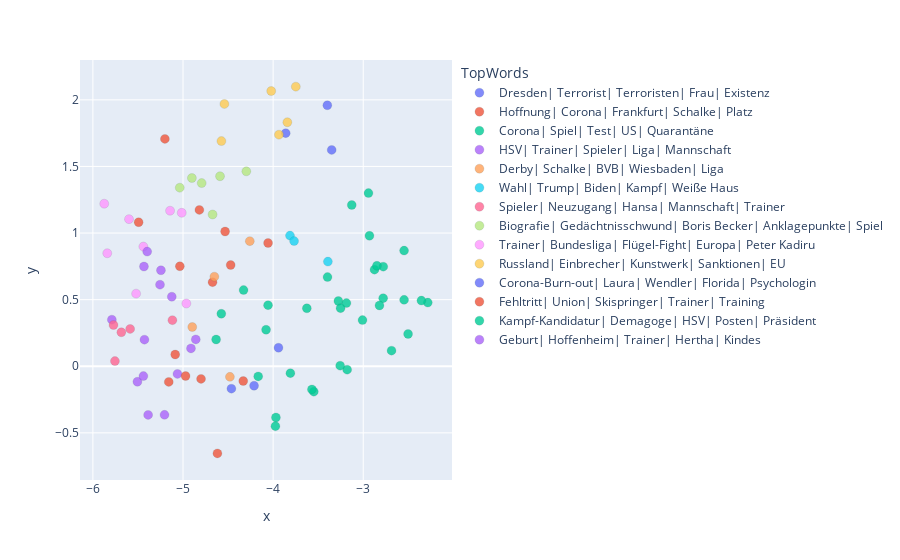

The cell this chart's notebook holds for it:
### Code cell
results=pd.merge(docs_df_b,cluster_labels_google_b.reset_index(),left_on="topic_number",right_on = "Topic")
fig = px.scatter(results, x="x", y="y", hover_name="headline", hover_data=["created_at","TopWords","topic_number"], color="TopWords", opacity=0.8)

fig.update_traces(marker=dict(size=9,
                              line=dict(width=0.15,
                                        color='DarkSlateGrey')),
                  selector=dict(mode='markers'))
fig["layout"].pop("updatemenus")

fig.update_layout(height=1000)
fig.show()

### Figure 1 — Plotly figure (JSON) as saved in the notebook; plotly's stock layout.template omitted (floating-point values rounded to 4 significant figures)
{"data": [{"customdata": [["2020-10-22", "Dresden| Terrorist| Terroristen| Frau| Existenz", 5], ["2020-10-22", "Dresden| Terrorist| Terroristen| Frau| Existenz", 5], ["2020-10-22", "Dresden| Terrorist| Terroristen| Frau| Existenz", 5]], "hovertemplate": "<b>%{hovertext}</b><br><br>TopWords=%{customdata[1]}<br>x=%{x}<br>y=%{y}<br>created_at=%{customdata[0]}<br>topic_number=%{customdata[2]}<extra></extra>", "hovertext": ["Schluss mit Schutzvon Terroristen!", "ISIS-Terrorist wollte Christen „schlachten“ und „Zunge abschneiden“", "Arm durch Pflege!"], "legendgroup": "Dresden| Terrorist| Terroristen| Frau| Existenz", "marker": {"color": "#636efa", "line": {"color": "DarkSlateGrey", "width": 0.15}, "opacity": 0.8, "size": 9, "symbol": "circle"}, "mode": "markers", "name": "Dresden| Terrorist| Terroristen| Frau| Existenz", "orientation": "v", "showlegend": true, "type": "scatter", "x": [-3.398, -3.86, -3.35], "xaxis": "x", "y": [1.959, 1.75, 1.624], "yaxis": "y"}, {"customdata": [["2020-10-22", "Hoffnung| Corona| Frankfurt| Schalke| Platz", -1], ["2020-10-22", "Hoffnung| Corona| Frankfurt| Schalke| Platz", -1], ["2020-10-22", "Hoffnung| Corona| Frankfurt| Schalke| Platz", -1], ["2020-10-22", "Hoffnung| Corona| Frankfurt| Schalke| Platz", -1], ["2020-10-22", "Hoffnung| Corona| Frankfurt| Schalke| Platz", -1], ["2020-10-22", "Hoffnung| Corona| Frankfurt| Schalke| Platz", -1], ["2020-10-22", "Hoffnung| Corona| Frankfurt| Schalke| Platz", -1], ["2020-10-22", "Hoffnung| Corona| Frankfurt| Schalke| Platz", -1], ["2020-10-22", "Hoffnung| Corona| Frankfurt| Schalke| Platz", -1], ["2020-10-22", "Hoffnung| Corona| Frankfurt| Schalke| Platz", -1], ["2020-10-22", "Hoffnung| Corona| Frankfurt| Schalke| Platz", -1]], "hovertemplate": "<b>%{hovertext}</b><br><br>TopWords=%{customdata[1]}<br>x=%{x}<br>y=%{y}<br>created_at=%{customdata[0]}<br>topic_number=%{customdata[2]}<extra></extra>", "hovertext": ["„Wir haben die Ultra-Botschaft verstanden!“", "Fan-Entscheidung kurz vorm Anpfiff?", "Waldhof krallt sich  neuen Brustsponsor", "Sportwetten abDezember bei BildBet", "So heiß sieht das neue Rebstockbad aus", "Eine Liebe ist schon verpufft!", "Negativzins-Wahnsinnbreitet sich weiter aus", "Maina ist zurück auf dem Platz", "Lieber Chaos-Flughafern Berlin,", "Angeklagte legen Geständnis ab", "PELÉ 80!"], "legendgroup": "Hoffnung| Corona| Frankfurt| Schalke| Platz", "marker": {"color": "#EF553B", "line": {"color": "DarkSlateGrey", "width": 0.15}, "opacity": 0.8, "size": 9, "symbol": "circle"}, "mode": "markers", "name": "Hoffnung| Corona| Frankfurt| Schalke| Platz", "orientation": "v", "showlegend": true, "type": "scatter", "visible": true, "x": [-5.492, -4.618, -4.471, -4.533, -5.035, -4.672, -4.818, -4.8, -4.331, -4.056, -5.201], "xaxis": "x", "y": [1.081, -0.6541, 0.7598, 1.012, 0.7505, 0.6312, 1.174, -0.09481, -0.111, 0.9253, 1.707], "yaxis": "y"}, {"customdata": [["2020-10-22", "Corona| Spiel| Test| US| Quarantäne", 3], ["2020-10-22", "Corona| Spiel| Test| US| Quarantäne", 3], ["2020-10-22", "Corona| Spiel| Test| US| Quarantäne", 3], ["2020-10-22", "Corona| Spiel| Test| US| Quarantäne", 3], ["2020-10-22", "Corona| Spiel| Test| US| Quarantäne", 3], ["2020-10-22", "Corona| Spiel| Test| US| Quarantäne", 3], ["2020-10-23", "Corona| Spiel| Test| US| Quarantäne", 3], ["2020-10-22", "Corona| Spiel| Test| US| Quarantäne", 3], ["2020-10-22", "Corona| Spiel| Test| US| Quarantäne", 3], ["2020-10-22", "Corona| Spiel| Test| US| Quarantäne", 3], ["2020-10-22", "Corona| Spiel| Test| US| Quarantäne", 3], ["2020-10-23", "Corona| Spiel| Test| US| Quarantäne", 3], ["2020-10-22", "Corona| Spiel| Test| US| Quarantäne", 3], ["2020-10-22", "Corona| Spiel| Test| US| Quarantäne", 3], ["2020-10-22", "Corona| Spiel| Test| US| Quarantäne", 3], ["2020-10-22", "Corona| Spiel| Test| US| Quarantäne", 3], ["2020-10-22", "Corona| Spiel| Test| US| Quarantäne", 3], ["2020-10-22", "Corona| Spiel| Test| US| Quarantäne", 3], ["2020-10-22", "Corona| Spiel| Test| US| Quarantäne", 3], ["2020-10-22", "Corona| Spiel| Test| US| Quarantäne", 3], ["2020-10-22", "Corona| Spiel| Test| US| Quarantäne", 3], ["2020-10-22", "Corona| Spiel| Test| US| Quarantäne", 3], ["2020-10-22", "Corona| Spiel| Test| US| Quarantäne", 3], ["2020-10-22", "Corona| Spiel| Test| US| Quarantäne", 3], ["2020-10-22", "Corona| Spiel| Test| US| Quarantäne", 3], ["2020-10-22", "Corona| Spiel| Test| US| Quarantäne", 3], ["2020-10-22", "Corona| Spiel| Test| US| Quarantäne", 3], ["2020-10-22", "Corona| Spiel| Test| US| Quarantäne", 3], ["2020-10-22", "Corona| Spiel| Test| US| Quarantäne", 3], ["2020-10-22", "Corona| Spiel| Test| US| Quarantäne", 3]], "hovertemplate": "<b>%{hovertext}</b><br><br>TopWords=%{customdata[1]}<br>x=%{x}<br>y=%{y}<br>created_at=%{customdata[0]}<br>topic_number=%{customdata[2]}<extra></extra>", "hovertext": ["Staatsanwalt rechtfertigt das Schlagen von Kindern", "Modell sagt 26 000 Neuinfektionen am Tag voraus", "SCHRÖDER spricht wiedervon GEHALTSVERZICHT", "Belgiens Außenministerin auf Intensivstation!", "Behrens vor Trainings-Comeback", "Erneut positiver Corona-Test bei Ronaldo", "Pharma-Chef kündigt wirksame Impfstoffe an", "Corona heute weniger tödlich als im März?", "Werder ohne Augustinssongegen Hoffenheim", "Haie brauchen1 Million Euro", "Das Chaos-Protokoll der Absage", "CDU-Spitze will mehrere kleine Parteitage gleichzeitig", "Terroristen endlichsofort abschieben!", "Der Uefa fehlen 470 Mio Euro", "Kommt der Corona-Impfstoff noch dieses Jahr?", "Lauterbach unterstützt Drostens Ü50-Plan", "Zweiter Corona-Fall beim FC Bayern", "Anfang hilft 1. Spiel ohne Zuschauer", "So sehen Sie Stuttgart gegen Köln live im TV", "So geht es bei Corona-Werder jetzt weiter", "Corona-Alarm beim Thai-König!", "„Masken anzuzweifeln ist gefährlicher Unsinn“", "2. Gnabry-Test negativ!", "Wo stecken wir uns hauptsächlich mit Corona an?", "Dramatischer Appell von Ministerpräsident Hans", "US-Arzneimittelbehörde lässt Remdesivir gegen Covid-19 zu", "Darf man das Umgangsrecht des Kindes verweigern?", "Das traurige Schicksal deutscher Drogensüchtiger", "Wie gut warnte die Warn-App Spahns Kontakte?", "Maskenpflicht im Unterricht ab Montag!"], "legendgroup": "Corona| Spiel| Test| US| Quarantäne", "marker": {"color": "#00cc96", "line": {"color": "DarkSlateGrey", "width": 0.15}, "opacity": 0.8, "size": 9, "symbol": "circle"}, "mode": "markers", "name": "Corona| Spiel| Test| US| Quarantäne", "orientation": "v", "showlegend": true, "type": "scatter", "x": [-3.969, -2.284, -3.974, -2.778, -3.808, -3.276, -3.008, -2.686, -4.328, -3.548, -3.178, -2.779, -3.127, -3.569, -2.502, -2.355, -3.186, -4.632, -4.078, -3.626, -2.931, -2.942, -3.396, -2.547, -2.875, -2.546, -3.256, -3.251, -2.82, -2.848], "xaxis": "x", "y": [-0.3846, 0.4779, -0.4499, 0.7476, -0.05179, 0.4901, 0.3463, 0.1173, 0.572, -0.1907, -0.02573, 0.5113, 1.211, -0.1741, 0.2425, 0.4931, 0.4742, 0.2009, 0.2742, 0.4351, 0.9794, 1.3, 0.6695, 0.8682, 0.7253, 0.4986, 0.004334, 0.436, 0.4564, 0.7541], "yaxis": "y"}, {"customdata": [["2020-10-22", "HSV| Trainer| Spieler| Liga| Mannschaft", 10], ["2020-10-22", "HSV| Trainer| Spieler| Liga| Mannschaft", 10], ["2020-10-22", "HSV| Trainer| Spieler| Liga| Mannschaft", 10], ["2020-10-22", "HSV| Trainer| Spieler| Liga| Mannschaft", 10], ["2020-10-22", "HSV| Trainer| Spieler| Liga| Mannschaft", 10], ["2020-10-22", "HSV| Trainer| Spieler| Liga| Mannschaft", 10], ["2020-10-22", "HSV| Trainer| Spieler| Liga| Mannschaft", 10], ["2020-10-22", "HSV| Trainer| Spieler| Liga| Mannschaft", 10], ["2020-10-22", "HSV| Trainer| Spieler| Liga| Mannschaft", 10], ["2020-10-22", "HSV| Trainer| Spieler| Liga| Mannschaft", 10], ["2020-10-23", "HSV| Trainer| Spieler| Liga| Mannschaft", 10]], "hovertemplate": "<b>%{hovertext}</b><br><br>TopWords=%{customdata[1]}<br>x=%{x}<br>y=%{y}<br>created_at=%{customdata[0]}<br>topic_number=%{customdata[2]}<extra></extra>", "hovertext": ["Erwischt! Kobel und Endo wieder voll dabei", "Trainer-Lob für Vollgas-Wood", "Kann Thioune es besser als Hecking?", "Weinkauf hat Aufstiegs-Trauma abgehakt", "Hollerbach wünscht sich ein schönes 3:3", "Über die Wölfe zu Löw", "Hofmann spielt sich bei Jogi fest", "Note 2 für fünf Hoffenheimer!", "Rösler wehrt sich gegen Kritik an Talenten!", "Heidi bald HeiDA!", "Keiner wollte zu Mark Forster"], "legendgroup": "HSV| Trainer| Spieler| Liga| Mannschaft", "marker": {"color": "#ab63fa", "line": {"color": "DarkSlateGrey", "width": 0.15}, "opacity": 0.8, "size": 9, "symbol": "circle"}, "mode": "markers", "name": "HSV| Trainer| Spieler| Liga| Mannschaft", "orientation": "v", "showlegend": true, "type": "scatter", "x": [-5.789, -5.387, -5.506, -5.205, -5.428, -5.433, -5.255, -5.124, -5.061, -4.858, -4.911], "xaxis": "x", "y": [0.3497, -0.3651, -0.1164, -0.3646, 0.1996, 0.7486, 0.6124, 0.5221, -0.05757, 0.2014, 0.1342], "yaxis": "y"}, {"customdata": [["2020-10-22", "Derby| Schalke| BVB| Wiesbaden| Liga", 2], ["2020-10-22", "Derby| Schalke| BVB| Wiesbaden| Liga", 2], ["2020-10-22", "Derby| Schalke| BVB| Wiesbaden| Liga", 2], ["2020-10-22", "Derby| Schalke| BVB| Wiesbaden| Liga", 2]], "hovertemplate": "<b>%{hovertext}</b><br><br>TopWords=%{customdata[1]}<br>x=%{x}<br>y=%{y}<br>created_at=%{customdata[0]}<br>topic_number=%{customdata[2]}<extra></extra>", "hovertext": ["Ernst ist HoßmangsHoffnungsträger", "Wichtig, im  Derby „mit der richtigen Härte zu agieren“", "Keller verzichtet, Koch und Peters kandidieren", "Favre eiert vorm Derby rum"], "legendgroup": "Derby| Schalke| BVB| Wiesbaden| Liga", "marker": {"color": "#FFA15A", "line": {"color": "DarkSlateGrey", "width": 0.15}, "opacity": 0.8, "size": 9, "symbol": "circle"}, "mode": "markers", "name": "Derby| Schalke| BVB| Wiesbaden| Liga", "orientation": "v", "showlegend": true, "type": "scatter", "x": [-4.652, -4.479, -4.259, -4.897], "xaxis": "x", "y": [0.6727, -0.07953, 0.9392, 0.2946], "yaxis": "y"}, {"customdata": [["2020-10-23", "Wahl| Trump| Biden| Kampf| Weiße Haus", 0], ["2020-10-22", "Wahl| Trump| Biden| Kampf| Weiße Haus", 0], ["2020-10-22", "Wahl| Trump| Biden| Kampf| Weiße Haus", 0]], "hovertemplate": "<b>%{hovertext}</b><br><br>TopWords=%{customdata[1]}<br>x=%{x}<br>y=%{y}<br>created_at=%{customdata[0]}<br>topic_number=%{customdata[2]}<extra></extra>", "hovertext": ["Trump und Biden fetzen sich ums Weiße Haus", "Die letzte Rede-Schlacht vor der wichtigsten Wahl der Welt", "USA steuern auf höchste Wahlbeteiligung seit über Hundert Jahren zu"], "legendgroup": "Wahl| Trump| Biden| Kampf| Weiße Haus", "marker": {"color": "#19d3f3", "line": {"color": "DarkSlateGrey", "width": 0.15}, "opacity": 0.8, "size": 9, "symbol": "circle"}, "mode": "markers", "name": "Wahl| Trump| Biden| Kampf| Weiße Haus", "orientation": "v", "showlegend": true, "type": "scatter", "x": [-3.392, -3.813, -3.767], "xaxis": "x", "y": [0.7856, 0.9811, 0.9399], "yaxis": "y"}, {"customdata": [["2020-10-22", "Spieler| Neuzugang| Hansa| Mannschaft| Trainer", 11], ["2020-10-22", "Spieler| Neuzugang| Hansa| Mannschaft| Trainer", 11], ["2020-10-22", "Spieler| Neuzugang| Hansa| Mannschaft| Trainer", 11], ["2020-10-22", "Spieler| Neuzugang| Hansa| Mannschaft| Trainer", 11], ["2020-10-22", "Spieler| Neuzugang| Hansa| Mannschaft| Trainer", 11]], "hovertemplate": "<b>%{hovertext}</b><br><br>TopWords=%{customdata[1]}<br>x=%{x}<br>y=%{y}<br>created_at=%{customdata[0]}<br>topic_number=%{customdata[2]}<extra></extra>", "hovertext": ["Darum passt Litkaso gut zu Hansa", "Miamis Play-off-Chance heißtTua Tagovailoa", "Halles linkes Ding", "Lohkemper dreht voll auf!", "Lange ist Jenas Kompaniechef"], "legendgroup": "Spieler| Neuzugang| Hansa| Mannschaft| Trainer", "marker": {"color": "#FF6692", "line": {"color": "DarkSlateGrey", "width": 0.15}, "opacity": 0.8, "size": 9, "symbol": "circle"}, "mode": "markers", "name": "Spieler| Neuzugang| Hansa| Mannschaft| Trainer", "orientation": "v", "showlegend": true, "type": "scatter", "x": [-5.755, -5.118, -5.771, -5.587, -5.684], "xaxis": "x", "y": [0.03889, 0.3459, 0.3094, 0.2801, 0.255], "yaxis": "y"}, {"customdata": [["2020-10-22", "Biografie| Gedächtnisschwund| Boris Becker| Anklagepunkte| Spiel", 7], ["2020-10-22", "Biografie| Gedächtnisschwund| Boris Becker| Anklagepunkte| Spiel", 7], ["2020-10-22", "Biografie| Gedächtnisschwund| Boris Becker| Anklagepunkte| Spiel", 7], ["2020-10-22", "Biografie| Gedächtnisschwund| Boris Becker| Anklagepunkte| Spiel", 7], ["2020-10-22", "Biografie| Gedächtnisschwund| Boris Becker| Anklagepunkte| Spiel", 7], ["2020-10-22", "Biografie| Gedächtnisschwund| Boris Becker| Anklagepunkte| Spiel", 7]], "hovertemplate": "<b>%{hovertext}</b><br><br>TopWords=%{customdata[1]}<br>x=%{x}<br>y=%{y}<br>created_at=%{customdata[0]}<br>topic_number=%{customdata[2]}<extra></extra>", "hovertext": ["Hier wird jetztHollywood verramscht", "Ex-Neonazi mit Gedächtnisschwund", "Neun neue Anklagepunkte gegen Boris Becker!", "SchullesSorgen-Puzzle", "Cary Grant war bisexuell und auf LSD", "Dieser Nackedei isteine Botschaft"], "legendgroup": "Biografie| Gedächtnisschwund| Boris Becker| Anklagepunkte| Spiel", "marker": {"color": "#B6E880", "line": {"color": "DarkSlateGrey", "width": 0.15}, "opacity": 0.8, "size": 9, "symbol": "circle"}, "mode": "markers", "name": "Biografie| Gedächtnisschwund| Boris Becker| Anklagepunkte| Spiel", "orientation": "v", "showlegend": true, "type": "scatter", "x": [-4.901, -4.297, -4.589, -4.672, -4.793, -5.036], "xaxis": "x", "y": [1.413, 1.463, 1.427, 1.139, 1.375, 1.341], "yaxis": "y"}, {"customdata": [["2020-10-22", "Trainer| Bundesliga| Flügel-Fight| Europa| Peter Kadiru", 4], ["2020-10-22", "Trainer| Bundesliga| Flügel-Fight| Europa| Peter Kadiru", 4], ["2020-10-22", "Trainer| Bundesliga| Flügel-Fight| Europa| Peter Kadiru", 4], ["2020-10-22", "Trainer| Bundesliga| Flügel-Fight| Europa| Peter Kadiru", 4], ["2020-10-22", "Trainer| Bundesliga| Flügel-Fight| Europa| Peter Kadiru", 4], ["2020-10-22", "Trainer| Bundesliga| Flügel-Fight| Europa| Peter Kadiru", 4], ["2020-10-22", "Trainer| Bundesliga| Flügel-Fight| Europa| Peter Kadiru", 4], ["2020-10-22", "Trainer| Bundesliga| Flügel-Fight| Europa| Peter Kadiru", 4]], "hovertemplate": "<b>%{hovertext}</b><br><br>TopWords=%{customdata[1]}<br>x=%{x}<br>y=%{y}<br>created_at=%{customdata[0]}<br>topic_number=%{customdata[2]}<extra></extra>", "hovertext": ["Peter Kadiru wird zum Schläger-Typ", "Boateng muss mitHand-Schiene trainieren", "Coman erste Sahne! Aber jetzt kommt Sané", "Götze trifft auch in Europa", "Jones zieht zurücknach Frankfurt", "Kocak droht mitBlitz-Strafe", "„REIF IST LIVE“ amFreitag um 11 Uhr!", "Der MOTZivator!"], "legendgroup": "Trainer| Bundesliga| Flügel-Fight| Europa| Peter Kadiru", "marker": {"color": "#FF97FF", "line": {"color": "DarkSlateGrey", "width": 0.15}, "opacity": 0.8, "size": 9, "symbol": "circle"}, "mode": "markers", "name": "Trainer| Bundesliga| Flügel-Fight| Europa| Peter Kadiru", "orientation": "v", "showlegend": true, "type": "scatter", "x": [-5.143, -4.963, -5.44, -5.874, -5.841, -5.52, -5.014, -5.599], "xaxis": "x", "y": [1.168, 0.4711, 0.8985, 1.22, 0.8484, 0.5451, 1.152, 1.104], "yaxis": "y"}, {"customdata": [["2020-10-22", "Russland| Einbrecher| Kunstwerk| Sanktionen| EU", 6], ["2020-10-22", "Russland| Einbrecher| Kunstwerk| Sanktionen| EU", 6], ["2020-10-22", "Russland| Einbrecher| Kunstwerk| Sanktionen| EU", 6], ["2020-10-22", "Russland| Einbrecher| Kunstwerk| Sanktionen| EU", 6], ["2020-10-22", "Russland| Einbrecher| Kunstwerk| Sanktionen| EU", 6], ["2020-10-22", "Russland| Einbrecher| Kunstwerk| Sanktionen| EU", 6]], "hovertemplate": "<b>%{hovertext}</b><br><br>TopWords=%{customdata[1]}<br>x=%{x}<br>y=%{y}<br>created_at=%{customdata[0]}<br>topic_number=%{customdata[2]}<extra></extra>", "hovertext": ["Neue EU-Sanktionen gegen Russland", "Überwachungskamera zeigt Blitz-Raub!", "Beuys-Kunstwerk aus Ausstellung verschwunden", "Snowden erhält unbefristeten Aufenthalt in Russland", "Bruch in der Barkasse", "Todes-Drama um Zirkus-Elefanten"], "legendgroup": "Russland| Einbrecher| Kunstwerk| Sanktionen| EU", "marker": {"color": "#FECB52", "line": {"color": "DarkSlateGrey", "width": 0.15}, "opacity": 0.8, "size": 9, "symbol": "circle"}, "mode": "markers", "name": "Russland| Einbrecher| Kunstwerk| Sanktionen| EU", "orientation": "v", "showlegend": true, "type": "scatter", "x": [-3.842, -3.748, -4.574, -3.935, -4.021, -4.541], "xaxis": "x", "y": [1.832, 2.099, 1.691, 1.739, 2.066, 1.969], "yaxis": "y"}, {"customdata": [["2020-10-22", "Corona-Burn-out| Laura| Wendler| Florida| Psychologin", 1], ["2020-10-22", "Corona-Burn-out| Laura| Wendler| Florida| Psychologin", 1], ["2020-10-22", "Corona-Burn-out| Laura| Wendler| Florida| Psychologin", 1]], "hovertemplate": "<b>%{hovertext}</b><br><br>TopWords=%{customdata[1]}<br>x=%{x}<br>y=%{y}<br>created_at=%{customdata[0]}<br>topic_number=%{customdata[2]}<extra></extra>", "hovertext": ["Stehen wir kurz vor dem „Corona-Burn-out“?", "Uns hat der Blitz getroffen!", "Warum Wendler und Laura schon wieder Ärger droht"], "legendgroup": "Corona-Burn-out| Laura| Wendler| Florida| Psychologin", "marker": {"color": "#636efa", "line": {"color": "DarkSlateGrey", "width": 0.15}, "opacity": 0.8, "size": 9, "symbol": "circle"}, "mode": "markers", "name": "Corona-Burn-out| Laura| Wendler| Florida| Psychologin", "orientation": "v", "showlegend": true, "type": "scatter", "x": [-3.94, -4.463, -4.211], "xaxis": "x", "y": [0.139, -0.1684, -0.1463], "yaxis": "y"}, {"customdata": [["2020-10-22", "Fehltritt| Union| Skispringer| Trainer| Training", 9], ["2020-10-22", "Fehltritt| Union| Skispringer| Trainer| Training", 9], ["2020-10-22", "Fehltritt| Union| Skispringer| Trainer| Training", 9]], "hovertemplate": "<b>%{hovertext}</b><br><br>TopWords=%{customdata[1]}<br>x=%{x}<br>y=%{y}<br>created_at=%{customdata[0]}<br>topic_number=%{customdata[2]}<extra></extra>", "hovertext": ["Au Backe! Union ohne Karius", "Ohne Halstenberggegen Hertha", "Leyhe fällt komplette Saison aus"], "legendgroup": "Fehltritt| Union| Skispringer| Trainer| Training", "marker": {"color": "#EF553B", "line": {"color": "DarkSlateGrey", "width": 0.15}, "opacity": 0.8, "size": 9, "symbol": "circle"}, "mode": "markers", "name": "Fehltritt| Union| Skispringer| Trainer| Training", "orientation": "v", "showlegend": true, "type": "scatter", "x": [-5.086, -4.971, -5.158], "xaxis": "x", "y": [0.08803, -0.0733, -0.1176], "yaxis": "y"}, {"customdata": [["2020-10-22", "Kampf-Kandidatur| Demagoge| HSV| Posten| Präsident", 8], ["2020-10-22", "Kampf-Kandidatur| Demagoge| HSV| Posten| Präsident", 8], ["2020-10-22", "Kampf-Kandidatur| Demagoge| HSV| Posten| Präsident", 8]], "hovertemplate": "<b>%{hovertext}</b><br><br>TopWords=%{customdata[1]}<br>x=%{x}<br>y=%{y}<br>created_at=%{customdata[0]}<br>topic_number=%{customdata[2]}<extra></extra>", "hovertext": ["Kampf-Kandidatur umVize-Posten sorgt für Krach", "„Trump ist ein Demagoge“", "Leibold und Vagnoman sind zurück"], "legendgroup": "Kampf-Kandidatur| Demagoge| HSV| Posten| Präsident", "marker": {"color": "#00cc96", "line": {"color": "DarkSlateGrey", "width": 0.15}, "opacity": 0.8, "size": 9, "symbol": "circle"}, "mode": "markers", "name": "Kampf-Kandidatur| Demagoge| HSV| Posten| Präsident", "orientation": "v", "showlegend": true, "type": "scatter", "x": [-4.165, -4.056, -4.575], "xaxis": "x", "y": [-0.07619, 0.4585, 0.3941], "yaxis": "y"}, {"customdata": [["2020-10-22", "Geburt| Hoffenheim| Trainer| Hertha| Kindes", 12], ["2020-10-22", "Geburt| Hoffenheim| Trainer| Hertha| Kindes", 12], ["2020-10-22", "Geburt| Hoffenheim| Trainer| Hertha| Kindes", 12]], "hovertemplate": "<b>%{hovertext}</b><br><br>TopWords=%{customdata[1]}<br>x=%{x}<br>y=%{y}<br>created_at=%{customdata[0]}<br>topic_number=%{customdata[2]}<extra></extra>", "hovertext": ["Nach Mega-Zoff jetzt Startelf gegen Hertha?", "Hoffenheim feiert irren Baby-Sieg", "Baby-Wechsel bei Hoffenheim-Sieg"], "legendgroup": "Geburt| Hoffenheim| Trainer| Hertha| Kindes", "marker": {"color": "#ab63fa", "line": {"color": "DarkSlateGrey", "width": 0.15}, "opacity": 0.8, "size": 9, "symbol": "circle"}, "mode": "markers", "name": "Geburt| Hoffenheim| Trainer| Hertha| Kindes", "orientation": "v", "showlegend": true, "type": "scatter", "x": [-5.44, -5.245, -5.397], "xaxis": "x", "y": [-0.07365, 0.7205, 0.8608], "yaxis": "y"}], "layout": {"autosize": true, "legend": {"title": {"text": "TopWords"}, "tracegroupgap": 0}, "margin": {"t": 60}, "xaxis": {"anchor": "y", "autorange": true, "domain": [0, 1], "range": [-6.089, -2.069], "title": {"text": "x"}, "type": "linear"}, "yaxis": {"anchor": "x", "autorange": true, "domain": [0, 1], "range": [-0.8296, 2.275], "title": {"text": "y"}, "type": "linear"}}}
